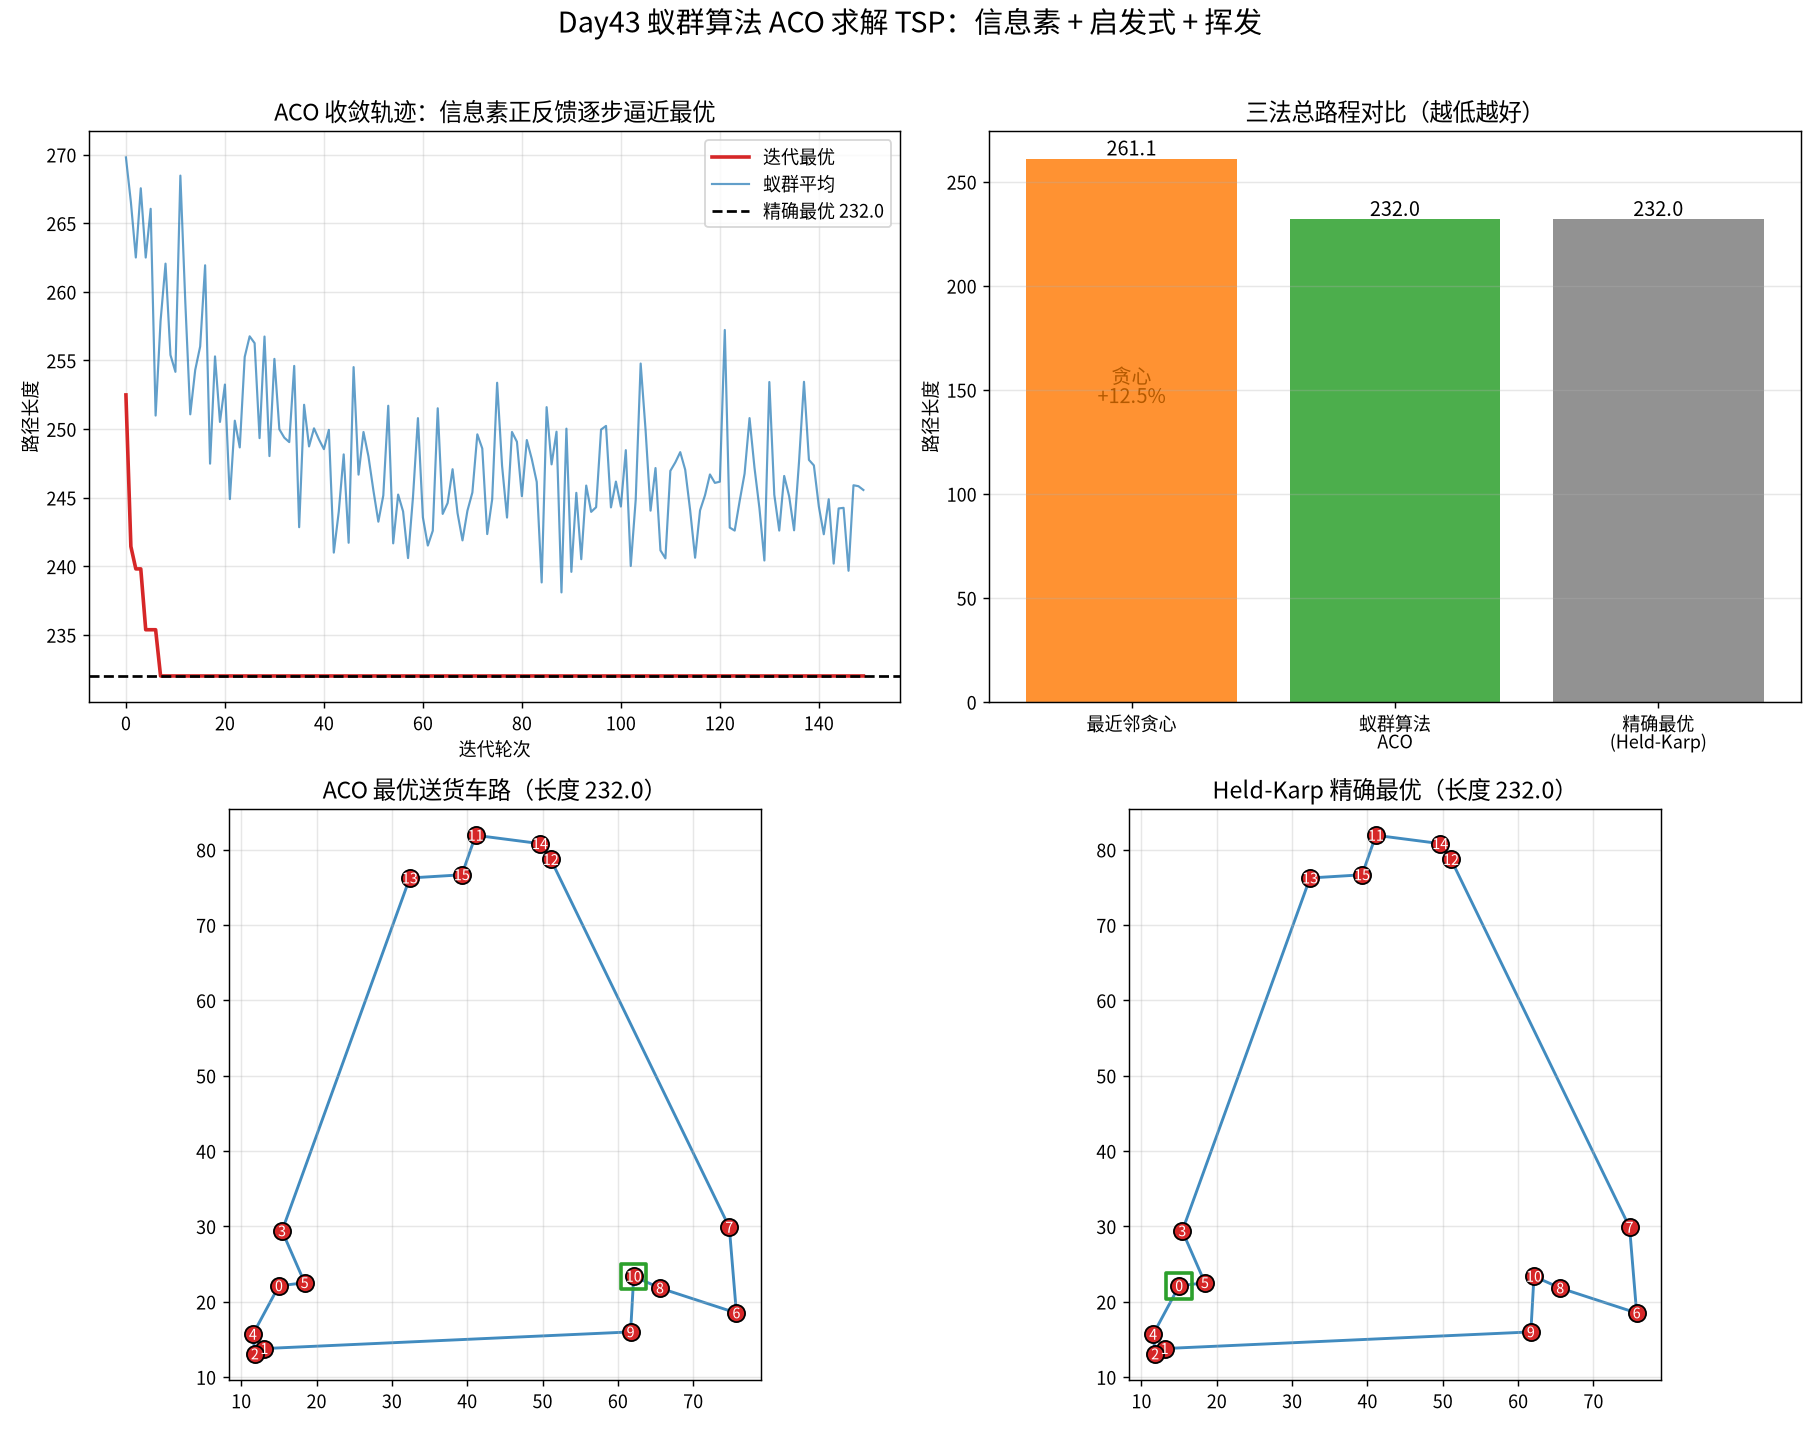

Recreate this plot in Python.
# -*- coding: utf-8 -*-
"""
subject: mathematical-modeling
level: L5 算法（元启发式 / 群体智能）/ L6 优化模型（组合优化）
anchor: Day43 蚁群算法 ACO（Ant Colony Optimization）求解 TSP —— 信息素 + 启发式 + 挥发
goal: 用「蚂蚁怎么找最短送货车路」回答四种递进问题：
      ① 为什么最近邻贪心会把自己越走越死（本例差 +X%）；
      ② 蚂蚁凭什么「集体」找到好路（信息素正反馈 + 距离启发式 + 挥发防早熟）；
      ③ 信息素浓度、挥发率、启发权重这三个旋钮各管什么；
      ④ 蚂蚁解怎么才算可信（Held-Karp 精确 DP 当独立裁判 + 多次运行统计）。

零专用元启发式/TSP 库，全手写：构造（概率选择下一城）→ 信息素更新（挥发 + 沉积）
→ 精英/迭代最优强化；对照：最近邻贪心；裁判：Held-Karp 精确 DP。
运行：cd /home/ubuntu/Note && ./.venv/bin/python "Mathematical_Modeling/08 - Python/daily/2026-10-12/ant_colony_tsp.py"
"""

import os
import time
import itertools

import numpy as np
import matplotlib

matplotlib.use("Agg")
import matplotlib.pyplot as plt

# ---------- 中文字体（避免乱码） ----------
from matplotlib import font_manager as fm

for _name in ("Noto Sans CJK SC", "WenQuanYi Zen Hei", "WenQuanYi Micro Hei",
              "Noto Sans CJK JP", "SimHei"):
    try:
        fm.findfont(fm.FontProperties(family=_name), fallback_to_default=False)
        plt.rcParams["font.sans-serif"] = [_name]
        break
    except Exception:
        continue
plt.rcParams["axes.unicode_minus"] = False


# ============================================================
# 0. 实例：城市坐标（可复现，刻意设计使最近邻贪心吃亏）
# ============================================================
def make_coords(seed=7, n=16):
    """生成 n 个城市坐标。簇状分布 + 外圈，制造「近邻诱人但拖累全局」的结构，
    使最近邻贪心做短视选择、锁死后续（教学点：贪心会吃亏）。"""
    rng = np.random.default_rng(seed)
    pts = []
    # 三个簇：主干城市聚成团，团间距离远 —— 贪心容易「困在一个簇里」
    centers = [(15, 20), (75, 25), (50, 80)]
    per = [6, 5, 5]
    for (cx, cy), k in zip(centers, per):
        for _ in range(k):
            pts.append([cx + rng.normal(0, 7), cy + rng.normal(0, 7)])
    pts = np.array(pts[:n], dtype=float)
    pts = np.clip(pts, 0, 100)
    return pts


def make_coords_random(seed=2026, n=30):
    """更大的随机实例：精确 DP 已算不动，只能用「多次运行的最好解」互相参照，
    用来诚实展示「元启发式无最优性保证」——同一实例每跑一次结果会略有浮动。"""
    rng = np.random.default_rng(seed)
    return rng.uniform(0, 100, size=(n, 2))


def dist_matrix(pts):
    d = pts[:, None, :] - pts[None, :, :]
    return np.sqrt((d ** 2).sum(-1))


# ============================================================
# 1. 精确裁判之一：暴力全排列（仅小 n 可用，此处作交叉校验）
# ============================================================
def brute_force_tsp(D):
    n = D.shape[0]
    best, best_tour = np.inf, None
    for perm in itertools.permutations(range(1, n)):
        tour = (0,) + perm
        length = D[tour[-1], tour[0]] + sum(D[tour[i], tour[i + 1]]
                                            for i in range(n - 1))
        if length < best:
            best, best_tour = length, list(tour)
    return best, best_tour


# ============================================================
# 2. 精确裁判之二：Held-Karp 动态规划（O(2^n n^2)，n<=16 可跑）
# ============================================================
def held_karp_tsp(D):
    n = D.shape[0]
    INF = np.inf
    dp = np.full((1 << n, n), INF)
    parent = np.full((1 << n, n), -1, dtype=int)
    dp[1 << 0][0] = 0.0
    for mask in range(1 << n):
        if not (mask & 1):
            continue
        row = dp[mask]
        for j in range(n):
            if row[j] == INF:
                continue
            dj = D[j]
            for k in range(n):
                if mask & (1 << k):
                    continue
                nm = mask | (1 << k)
                cand = row[j] + dj[k]
                if cand < dp[nm][k]:
                    dp[nm][k] = cand
                    parent[nm][k] = j
    full = (1 << n) - 1
    best_end = int(np.argmin([dp[full][j] + D[j][0] for j in range(n)]))
    best = dp[full][best_end] + D[best_end][0]
    tour, mask, j = [], full, best_end
    while j != -1:
        tour.append(int(j))
        pj = parent[mask][j]
        mask ^= (1 << j)
        j = int(pj)
    tour = tour[::-1]
    return float(best), tour


# ============================================================
# 3. 构造启发式对照：最近邻贪心
# ============================================================
def nearest_neighbor_tsp(D, start=0):
    n = D.shape[0]
    unvisited = set(range(n))
    unvisited.discard(start)
    tour, cur = [start], start
    while unvisited:
        nxt = min(unvisited, key=lambda c: D[cur][c])
        tour.append(nxt)
        unvisited.discard(nxt)
        cur = nxt
    return tour_length(D, tour), tour


def tour_length(D, tour):
    n = len(tour)
    return float(sum(D[tour[i]][tour[(i + 1) % n]] for i in range(n)))


# ============================================================
# 4. 主角：蚁群算法 ACO（Ant System + 精英强化）
# ============================================================
def ant_colony_optimization(
    D,
    n_ants=None,
    n_iter=150,
    alpha=1.0,       # 信息素重要性
    beta=4.0,        # 启发式（1/距离）重要性
    rho=0.1,         # 挥发率
    Q=100.0,         # 信息素沉积总量系数
    elite=3,         # 每轮额外强化的精英解个数
    seed=42,
):
    n = D.shape[0]
    rng = np.random.default_rng(seed)
    if n_ants is None:
        n_ants = n

    eta = 1.0 / (D + 1e-12)
    np.fill_diagonal(eta, 0.0)
    tau = np.ones((n, n))

    best_tour, best_len = None, np.inf
    hist_best, hist_mean = [], []

    for it in range(n_iter):
        tours, lens = [], []
        for _ in range(n_ants):
            tour = _build_tour(D, tau, eta, alpha, beta, rng)
            L = tour_length(D, tour)
            tours.append(tour)
            lens.append(L)
            if L < best_len:
                best_len, best_tour = L, tour[:]
        lens = np.array(lens)
        hist_best.append(best_len)
        hist_mean.append(lens.mean())

        tau *= (1.0 - rho)
        for tour, L in zip(tours, lens):
            _deposit(tau, tour, Q / L)
        for idx in np.argsort(lens)[:elite]:
            _deposit(tau, tours[idx], Q / (lens[idx] * 2.0))
        _deposit(tau, best_tour, Q / (best_len * 2.0))

    return best_len, best_tour, hist_best, hist_mean


def _build_tour(D, tau, eta, alpha, beta, rng):
    n = D.shape[0]
    start = rng.integers(n)
    visited = [start]
    unvisited = np.ones(n, dtype=bool)
    unvisited[start] = False
    cur = start
    for _ in range(n - 1):
        w = (tau[cur] ** alpha) * (eta[cur] ** beta)
        w = w * unvisited
        s = w.sum()
        if s <= 0:
            nxt = int(rng.choice(np.where(unvisited)[0]))
        else:
            nxt = int(rng.choice(n, p=w / s))
        visited.append(nxt)
        unvisited[nxt] = False
        cur = nxt
    return visited


def _deposit(tau, tour, amount):
    n = len(tour)
    for i in range(n):
        a, b = tour[i], tour[(i + 1) % n]
        tau[a][b] += amount
        tau[b][a] += amount


# ============================================================
# 5. 主流程
# ============================================================
def main(do_brute=False):
    print("=" * 68)
    print("Day43 蚁群算法 ACO 求解 TSP —— 「蚂蚁怎么找最短送货车路」")
    print("=" * 68)

    n = 16
    pts = make_coords(seed=7, n=n)
    D = dist_matrix(pts)
    print(f"\n城市数 n = {n}，坐标见正文图。")

    # --- 裁判：Held-Karp 精确最优 ---
    t0 = time.time()
    hk_len, hk_tour = held_karp_tsp(D)
    t_hk = time.time() - t0
    print(f"\n[Held-Karp 精确 DP] 最优路长 = {hk_len:.3f}，耗时 {t_hk:.3f}s")
    print(f"  最优路径 = {hk_tour}")

    # --- 对照：最近邻贪心 ---
    nn_len, nn_tour = nearest_neighbor_tsp(D)
    print(f"\n[最近邻贪心] 路长 = {nn_len:.3f}（比最优多 {nn_len - hk_len:.3f}，"
          f"{(nn_len / hk_len - 1) * 100:+.1f}%）")

    # --- 主角：ACO ---
    t0 = time.time()
    aco_len, aco_tour, hist_best, hist_mean = ant_colony_optimization(D, seed=42)
    t_aco = time.time() - t0
    print(f"\n[蚁群算法 ACO] 路长 = {aco_len:.3f}，耗时 {t_aco:.3f}s")
    print(f"  路径 = {[int(c) for c in aco_tour]}")
    print(f"  与精确最优差距 = {aco_len - hk_len:.3f}"
          f"（{(aco_len / hk_len - 1) * 100:+.2f}%）")

    # --- 多次运行统计（鲁棒性） ---
    runs = []
    for s in range(20):
        L, _, _, _ = ant_colony_optimization(D, n_iter=120, seed=1000 + s)
        runs.append(L)
    runs = np.array(runs)
    opt_hits = int(np.sum(np.isclose(runs, hk_len, atol=1e-6)))
    print(f"\n[鲁棒性] ACO 独立运行 20 次：命中精确最优 {opt_hits}/20，"
          f"均值 {runs.mean():.3f}，最差 {runs.max():.3f}"
          f"（相对最差 {(runs.max() / hk_len - 1) * 100:+.2f}%）")

    # --- 更大实例：诚实展示「元启发式无最优保证 / 每次结果会浮动」 ---
    print("\n" + "-" * 68)
    print("[更大实例 n=30] 精确 DP 已算不动 → 用「多次运行最好解」互相参照")
    big_pts = make_coords_random(seed=2026, n=30)
    Dbig = dist_matrix(big_pts)
    nn_big, _ = nearest_neighbor_tsp(Dbig)
    big_runs = []
    for s in range(6):
        L, _, _, _ = ant_colony_optimization(Dbig, n_iter=200, seed=5000 + s)
        big_runs.append(L)
    big_runs = np.array(big_runs)
    best_known = big_runs.min()
    print(f"  最近邻贪心 = {nn_big:.3f}")
    print(f"  ACO 6 次：最好 {best_known:.3f} / 最差 {big_runs.max():.3f} / "
          f"均值 {big_runs.mean():.3f}")
    print(f"  → ACO 相对最近邻贪心最好改善 "
          f"{(nn_big / best_known - 1) * 100:.1f}%；"
          f"自身 6 次浮动 "
          f"{(big_runs.max() / best_known - 1) * 100:.2f}%（无最优保证，但很稳）")

    # ---------- 断言核验 ----------
    def is_permutation(tour, n):
        return sorted(int(c) for c in tour) == list(range(n))

    assert is_permutation(aco_tour, n), "ACO 解不是合法排列"
    assert is_permutation(hk_tour, n), "Held-Karp 解不是合法排列"
    assert is_permutation(nn_tour, n), "最近邻解不是合法排列"
    assert aco_len >= hk_len - 1e-6, "ACO 解优于精确最优（不可能，裁判有误）"
    assert nn_len >= hk_len - 1e-6, "最近邻解优于精确最优（不可能，裁判有误）"
    assert abs(tour_length(D, aco_tour) - aco_len) < 1e-6, "ACO 记录长度与重算不符"
    assert opt_hits >= 15, f"ACO 鲁棒性不足（仅 {opt_hits}/20 命中最优）"
    print("\n✅ 断言全过：解为合法排列、ACO/最近邻均不优于精确最优、"
          "长度自洽、鲁棒性达标。")

    if do_brute:
        bf_len, _ = brute_force_tsp(D)
        print(f"[交叉校验] 暴力全排列 = {bf_len:.3f}（应等于 Held-Karp {hk_len:.3f}）")
        assert abs(bf_len - hk_len) < 1e-6

    # ---------- 画图 ----------
    fig, axes = plt.subplots(2, 2, figsize=(14, 11))

    ax = axes[0, 0]
    ax.plot(hist_best, color="#d62728", lw=2, label="迭代最优")
    ax.plot(hist_mean, color="#1f77b4", lw=1.2, alpha=0.7, label="蚁群平均")
    ax.axhline(hk_len, color="k", ls="--", lw=1.5, label=f"精确最优 {hk_len:.1f}")
    ax.set_title("ACO 收敛轨迹：信息素正反馈逐步逼近最优", fontsize=13)
    ax.set_xlabel("迭代轮次")
    ax.set_ylabel("路径长度")
    ax.legend()
    ax.grid(alpha=0.3)

    ax = axes[0, 1]
    names = ["最近邻贪心", "蚁群算法\nACO", "精确最优\n(Held-Karp)"]
    vals = [nn_len, aco_len, hk_len]
    colors = ["#ff7f0e", "#2ca02c", "#7f7f7f"]
    bars = ax.bar(names, vals, color=colors, alpha=0.85)
    for b, v in zip(bars, vals):
        ax.text(b.get_x() + b.get_width() / 2, v + 1.5, f"{v:.1f}",
                ha="center", fontsize=11)
    ax.set_title("三法总路程对比（越低越好）", fontsize=13)
    ax.set_ylabel("路径长度")
    ax.grid(alpha=0.3, axis="y")
    ax.text(0, nn_len * 0.55, f"贪心\n{(nn_len / hk_len - 1) * 100:+.1f}%",
            ha="center", color="#b35900", fontsize=11)

    ax = axes[1, 0]
    _plot_tour(ax, pts, aco_tour, f"ACO 最优送货车路（长度 {aco_len:.1f}）")
    ax = axes[1, 1]
    _plot_tour(ax, pts, hk_tour, f"Held-Karp 精确最优（长度 {hk_len:.1f}）")

    fig.suptitle("Day43 蚁群算法 ACO 求解 TSP：信息素 + 启发式 + 挥发",
                 fontsize=16, y=0.995)
    fig.tight_layout(rect=[0, 0, 1, 0.98])
    out = os.path.join(os.path.dirname(os.path.abspath(__file__)),
                       "ant_colony_tsp.png")
    fig.savefig(out, dpi=130)
    print(f"\n图已保存：{out}")


def _plot_tour(ax, pts, tour, title):
    tour = [int(c) for c in tour]
    tt = tour + [tour[0]]
    ax.plot(pts[tt, 0], pts[tt, 1], "-", color="#1f77b4", lw=1.6, alpha=0.85,
            zorder=1)
    ax.scatter(pts[:, 0], pts[:, 1], s=90, c="#d62728", zorder=2,
               edgecolors="k")
    for i, (x, y) in enumerate(pts):
        ax.annotate(str(i), (x, y), fontsize=8, ha="center", va="center",
                    color="white", zorder=3)
    ax.scatter([pts[tour[0], 0]], [pts[tour[0], 1]], s=200, marker="s",
               facecolors="none", edgecolors="#2ca02c", lw=2, zorder=4)
    ax.set_title(title, fontsize=13)
    ax.set_aspect("equal")
    ax.grid(alpha=0.3)


if __name__ == "__main__":
    main()
